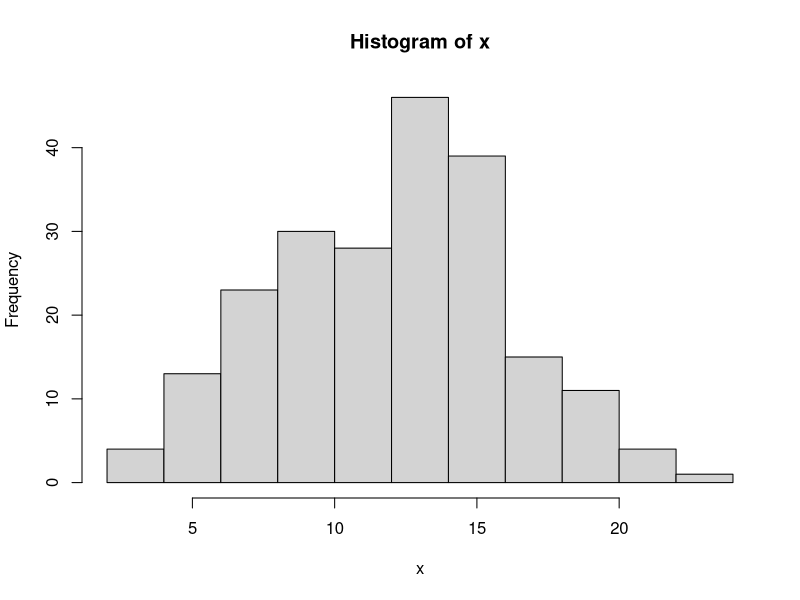
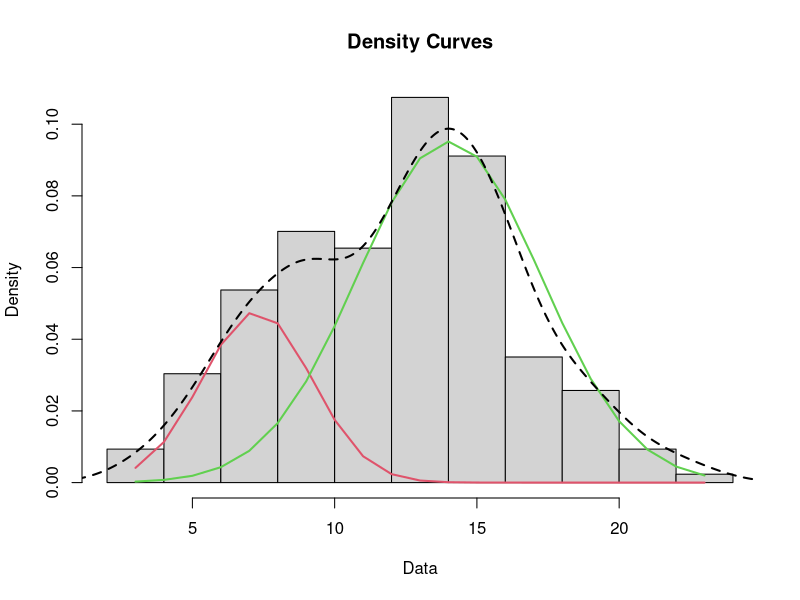
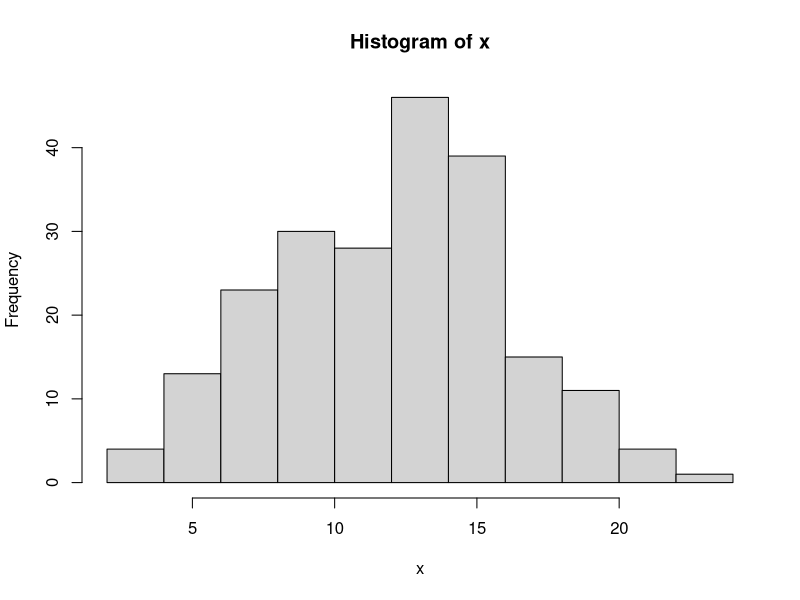
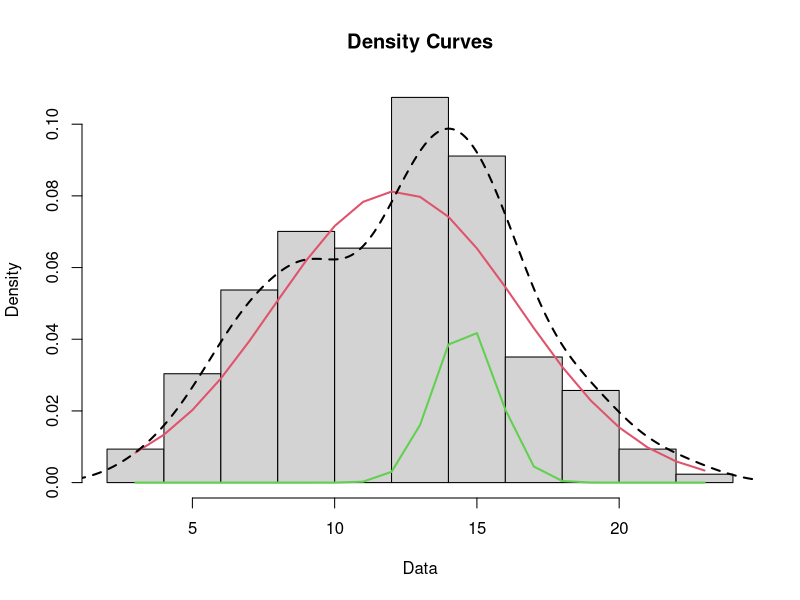
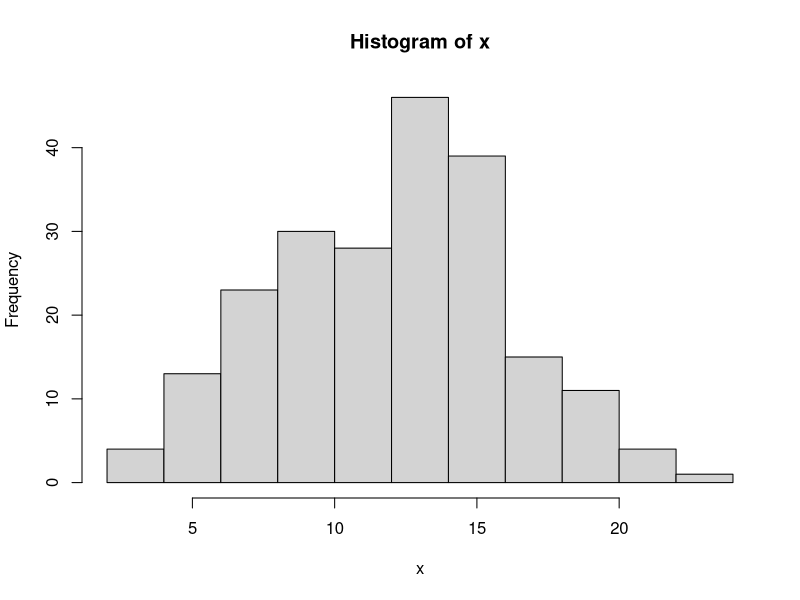
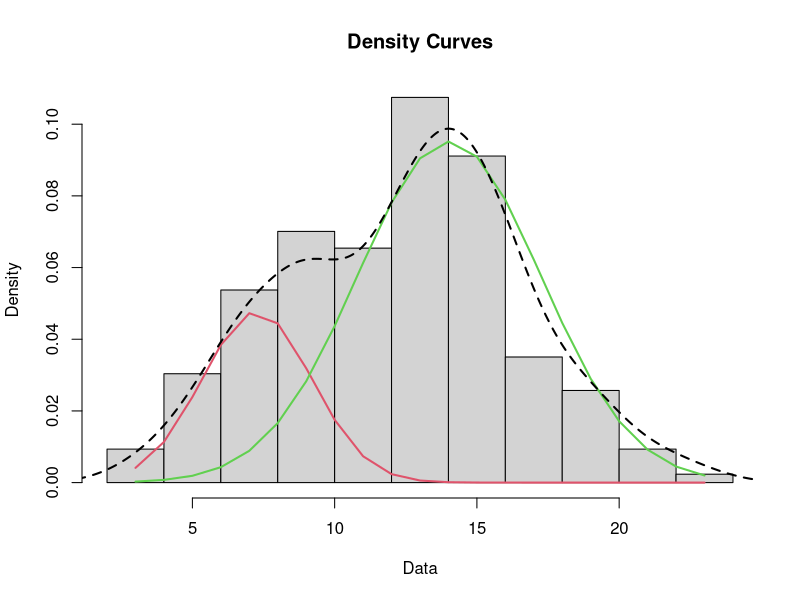
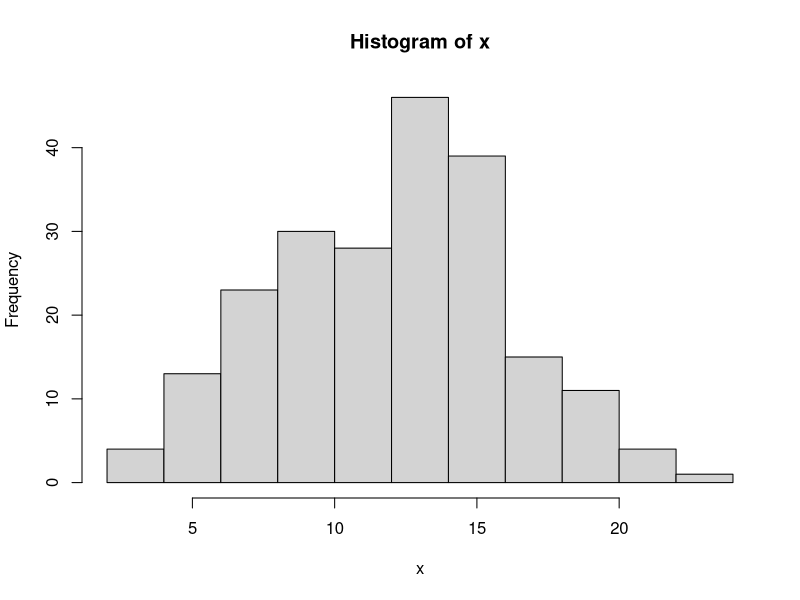
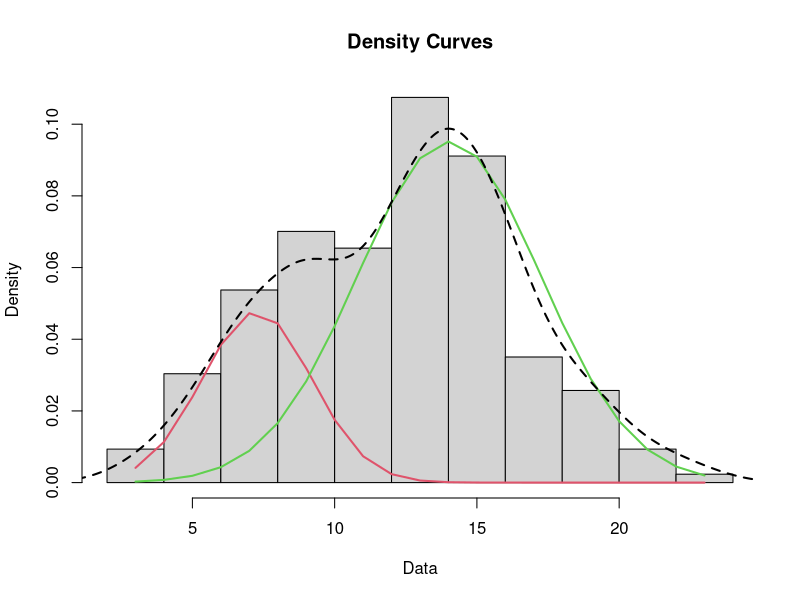

Here is the R script that generated these plots, in order:
### Sensitivity analyses in response to reviewer comments
# Tom Yates, tidied November 2023

library(mixtools)

################################################################################

# Note, the sensitivity analyses use simpler code
# The underlying model is still normalmixEM
# The purpose here is to explore model instability not generate figures for publication

################################################################################

## Input data
# x is the raw data
# z is the same data smoothed using a three point rolling average

x <- rep(1:23,c(0, 0, 2, 2, 6, 7, 15, 8, 20, 10, 11, 17, 21, 25, 21, 18, 9, 6, 8, 3, 2, 2, 1))
z <- rep(1:24,c(0, 0.666666667,	1.333333333,	3.333333333,	5,	9.333333333,	10,	14.33333333,	12.66666667,	13.66666667,	12.66666667,	16.33333333,	21,	22.33333333,	21.33333333,	16,	11,	7.666666667,	5.666666667,	4.333333333,	2.333333333,	1.666666667, 1, 0.333333333))

################################################################################

## Reproduce main analysis

hist(x)
mixmdl2 <- normalmixEM(x, k = 2, mean.constr = c("a", "b"))
plot(mixmdl2,which=2)
lines(density(x), lty=2, lwd=2)

# This is the same underlying model, the output remains unstable

################################################################################

## Sensitivity analysis 1: pre-specifying various starting values of 'vector of component means'

# 3mm, 14mm

hist(x)
mixmdl3 <- normalmixEM(x, k = 2, mu = c(3,14), mean.constr = c("a", "b"))
plot(mixmdl3,which=2)
lines(density(x), lty=2, lwd=2)

# 3mm, 16mm

hist(x)
mixmdl4 <- normalmixEM(x, k = 2, mu = c(3,16), mean.constr = c("a", "b"))
plot(mixmdl4,which=2)
lines(density(x), lty=2, lwd=2)

# 3mm, 18mm

hist(x)
mixmdl5 <- normalmixEM(x, k = 2, mu = c(3,18), mean.constr = c("a", "b"))
plot(mixmdl5,which=2)
lines(density(x), lty=2, lwd=2)

# 5mm, 14mm

hist(x)
mixmdl6 <- normalmixEM(x, k = 2, mu = c(5,14), mean.constr = c("a", "b"))
plot(mixmdl6,which=2)
lines(density(x), lty=2, lwd=2)

# 5mm, 16mm

hist(x)
mixmdl7 <- normalmixEM(x, k = 2, mu = c(5,16), mean.constr = c("a", "b"))
plot(mixmdl7,which=2)
lines(density(x), lty=2, lwd=2)

# 5mm, 18mm

hist(x)
mixmdl8 <- normalmixEM(x, k = 2, mu = c(5,18), mean.constr = c("a", "b"))
plot(mixmdl8,which=2)
lines(density(x), lty=2, lwd=2)

# 7mm, 14mm

hist(x)
mixmdl9 <- normalmixEM(x, k = 2, mu = c(7,14), mean.constr = c("a", "b"))
plot(mixmdl9,which=2)
lines(density(x), lty=2, lwd=2)

# 7mm, 16mm

hist(x)
mixmdl10 <- normalmixEM(x, k = 2, mu = c(7,16), mean.constr = c("a", "b"))
plot(mixmdl10,which=2)
lines(density(x), lty=2, lwd=2)

# 7mm, 18mm

hist(x)
mixmdl11 <- normalmixEM(x, k = 2, mu = c(7,18), mean.constr = c("a", "b"))
plot(mixmdl11,which=2)
lines(density(x), lty=2, lwd=2)

# All of these models remain unstable, despite pre-specifying starting values

################################################################################

## Sensitivity analysis 2: analysing data smoothed using a three point rolling average

hist(z)
mixmdl12 <- normalmixEM(z, k = 2, mean.constr = c("a", "b"))
plot(mixmdl12,which=2)
lines(density(z), lty=2, lwd=2)

# Model remains unstable

################################################################################

## Sensitivity analysis 3: allowing a third component distribution
# e.g. BCG, environmental mycobacteria, Mtb

hist(x)
mixmdl13 <- normalmixEM(x, k = 3, mean.constr = c("a", "b", "c"))
plot(mixmdl13,which=2)
lines(density(x), lty=2, lwd=2)

# This model appears stable
# Result makes no biological sense in a population not recently exposed to BCG

################################################################################
